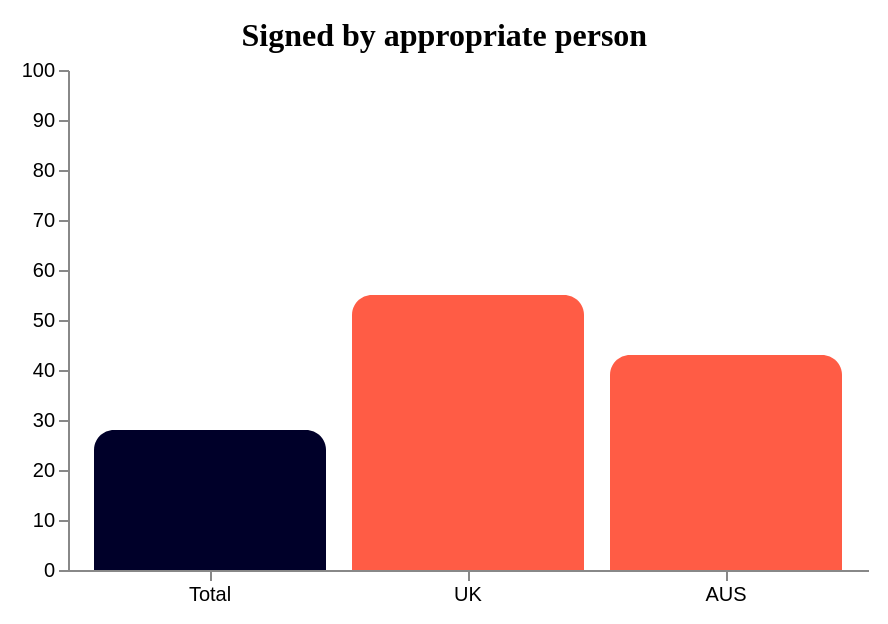

This figure's Vega-Lite source:
### Vega specification from a JSON file in a GitHub repository (floating-point values rounded to 4 significant figures)
{"$schema": "https://vega.github.io/schema/vega/v5.json", "description": "A basic bar chart example, with value labels shown upon pointer hover.", "width": 400, "height": 250, "padding": 10, "title": {"text": "Signed by appropriate person", "font": "Rubik", "fontSize": 16}, "data": [{"name": "table", "values": [{"label": "Total", "value": 28, "color": "#000029"}, {"label": "UK", "value": 55, "color": "#FF5C45"}, {"label": "AUS", "value": 43, "color": "#FF5C45"}]}], "signals": [{"name": "tooltip", "value": {}, "on": [{"events": "rect:pointerover", "update": "datum"}, {"events": "rect:pointerout", "update": "{}"}]}], "scales": [{"name": "xscale", "type": "band", "domain": {"data": "table", "field": "label"}, "range": "width", "padding": 0.1, "round": true}, {"name": "yscale", "domain": [0, 100], "nice": true, "range": "height"}], "axes": [{"orient": "bottom", "scale": "xscale"}, {"orient": "left", "scale": "yscale"}], "marks": [{"type": "rect", "cornerRadius": 5, "from": {"data": "table"}, "encode": {"enter": {"cornerRadiusTopRight": {"value": 10}, "cornerRadiusTopLeft": {"value": 10}, "x": {"scale": "xscale", "field": "label"}, "width": {"scale": "xscale", "band": 1}, "y": {"scale": "yscale", "field": "value"}, "y2": {"scale": "yscale", "value": 0}}, "update": {"fill": {"field": "color"}}, "hover": {"tooltip": {"signal": "{'Coverage': datum.value+'%'}"}}}}]}
